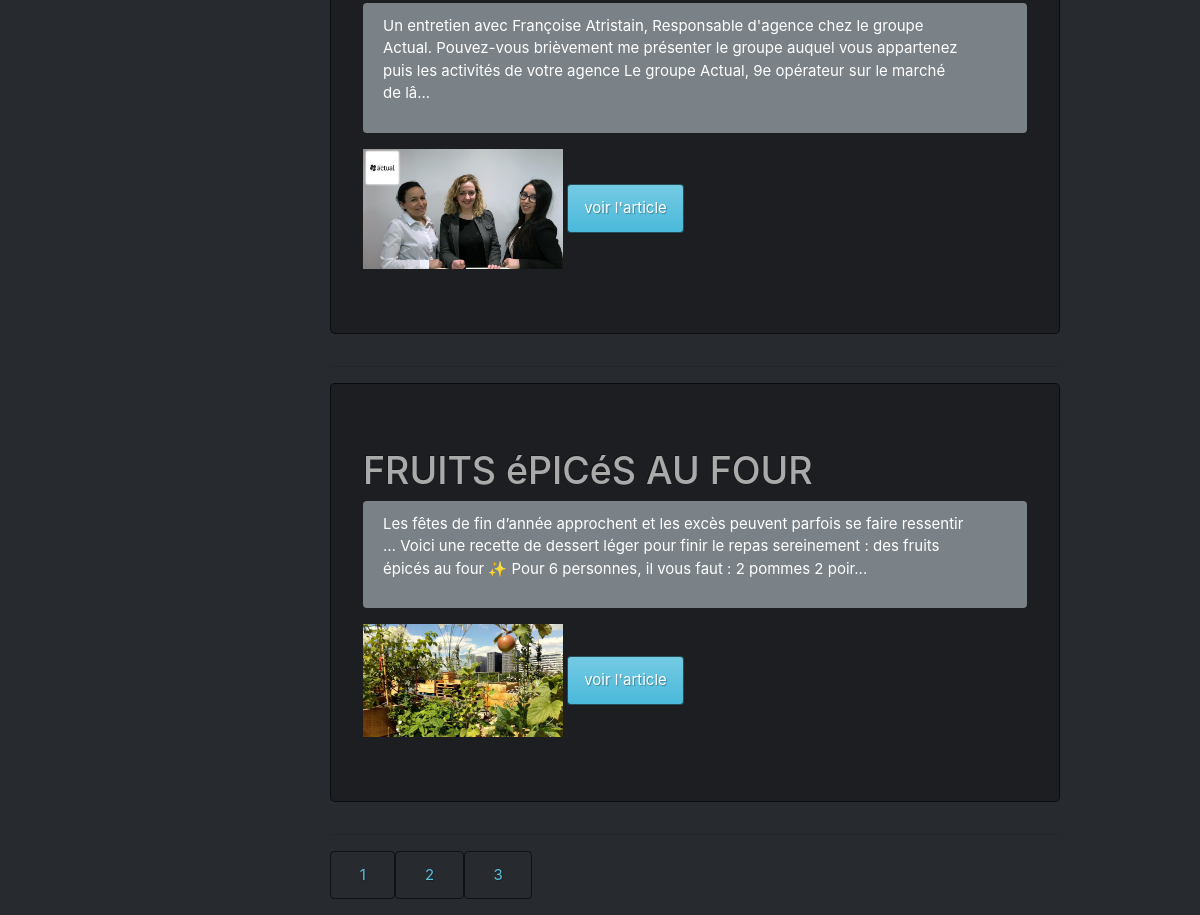
/index.php?p=2 (lower part), run on an earlier commit of the app's database.
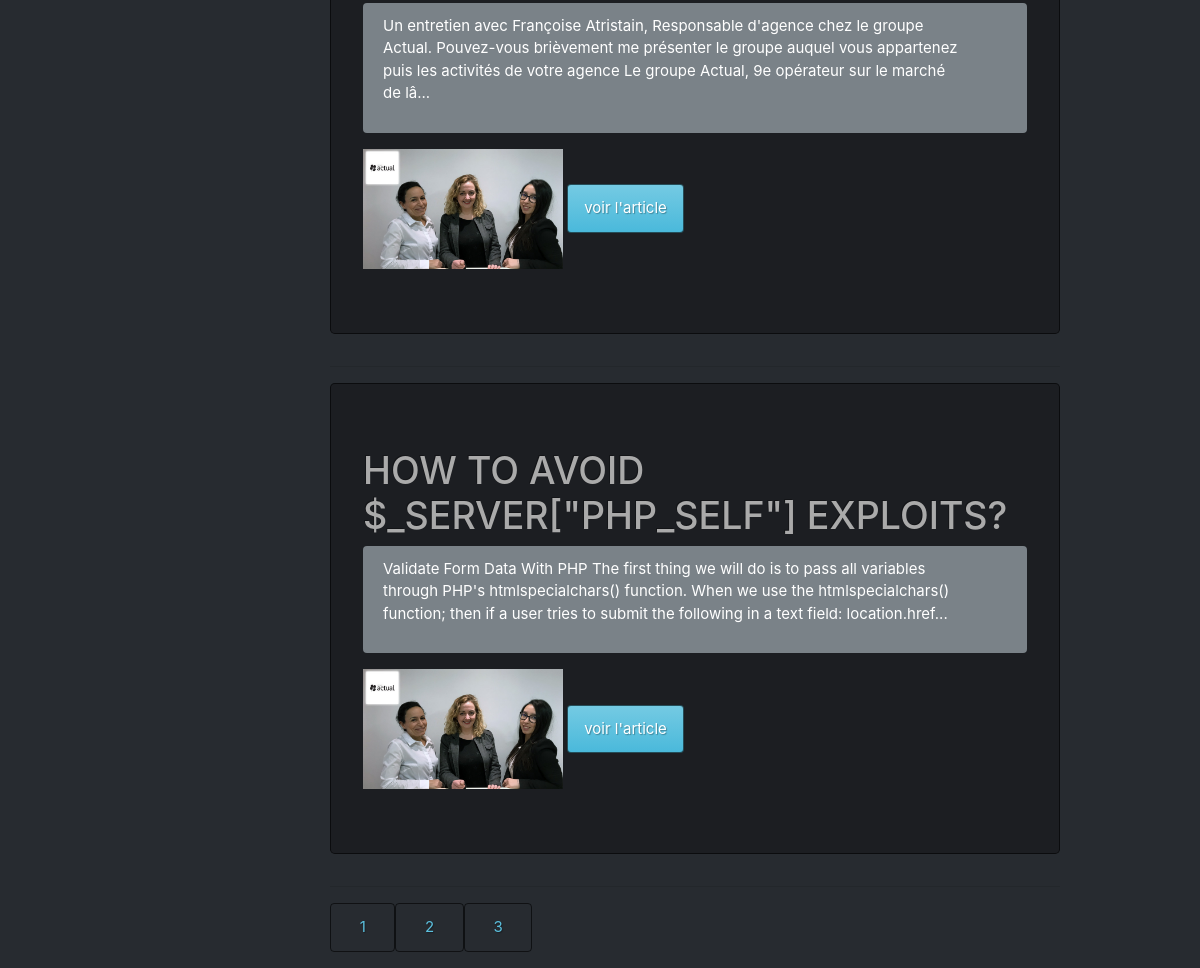
And on a later commit of the database.
### tables this page shows
CREATE TABLE `article` (
  `id` tinyint(6) unsigned NOT NULL AUTO_INCREMENT,
  `title` varchar(255) NOT NULL,
  `content` text DEFAULT NULL,
  `author` tinyint(6) unsigned NOT NULL,
  `image` varchar(255) DEFAULT NULL,
  PRIMARY KEY (`id`),
  KEY `author` (`author`),
  CONSTRAINT `article_ibfk_1` FOREIGN KEY (`author`) REFERENCES `user` (`id`)
);

### src/Controller/ArticleController.php (called while the page is built, shortened)
<?php
include "conect.php";
if(!isset($_GET['action'])){
    $action = "listAction";
}
$tabAction = ['newarticleAction','mylistAction','moreAction','listAction'] ;
echo in_array($action,$tabAction) ? $action($pdo) : listAction($pdo); ;
function listAction(object $pdo=null):void
{
    include "View/Article/list.php";
}
?>

### src/script/function.php (called while the page is built, shortened)
<?php
function getNbrArtcile($pdo):int
{
    $query              = 'SELECT COUNT(article.id) as nbr FROM article ';
    $statement          = $pdo->prepare($query);
    $statement->execute();
    $aData              = $statement->fetch(PDO::FETCH_ASSOC);
    return $aData['nbr'] ? (int)$aData['nbr'] : 0;
}
function getArticles($pdo,int $cPage):array
{
    $array              =[];
    $perPage            = 5;
    $query              = 'SELECT article.id, article.title, article.content, article.author, article.image FROM article ORDER BY article.title DESC LIMIT :fromart,:toart';
    $statement          = $pdo->prepare($query);
    $from               = (($cPage-1)*$perPage);
    $statement->bindParam(':fromart', $from, PDO::PARAM_INT);
    $statement->bindParam(':toart', $perPage, PDO::PARAM_INT);
    $statement->execute();
    if($statement){
        while( $data = $statement->fetch(PDO::FETCH_ASSOC) ){
            $array[]    = $data;
        }
    }
    return empty($array) ? [] : $array;
}

### src/View/Article/list.php (the view, shortened to what this page needs)
<table class="table table-hover">
    <?php
        $perPage        = 5;
        $nbrArticle     = getNbrArtcile($pdo);
        !isset($_GET['p']) ? $cPage= 1: $cPage= (int)strip_tags($_GET['p']);
        $articles       = getArticles($pdo,$cPage);
        if($nbrArticle && $articles){
            paginate($nbrArticle,$perPage);
            foreach($articles as $article){
        ?>
                <tr>
                    <div class= "jumbotron" >
                        <?php
                            echo  '<h1>'.$article['title'] .'</h1>';
                        ?>
                            <div class="alert alert-dismissible alert-secondary">
                                <p>
                                    <?php
                                        echo substr($article['content'],0,250).'...';
                                    ?>
                                </p>
                            </div>
                            <?php if($article['image']!= './files/'){?>
                                    <img width='200' heigth='200' src=<?php echo $article['image']?>>
                            <?php }?>
                            <button type="button" class="btn btn-info"><a href="index.php?action=more&id=<?php echo $article['id'];?>">voir l'article</a></button>
                    </div>
                </tr><hr>
                    <?php
            }
        }?>
</table>

### src/index.php (shortened to what this page needs)
<head>
    <?php
        require "head.php";
    ?>
</head>
<?php
    require "script/function.php";
    require "script/manager.php";
?>
<body>
    <?php
        require "content.php";
    ?>
</body>
    <?php
        include "footer.php";
    ?>

### src/head.php (shortened to what this page needs)
<link rel="stylesheet" href="https://use.fontawesome.com/releases/v5.6.3/css/all.css">
<link rel="stylesheet" href="https://bootswatch.com/4/slate/bootstrap.css" >

### src/content.php
<div class="container">
    <div class="row">
        <div class="col-md-8 offset-md-3">
            <?php
            if(isset($_GET['action'])){
            switch ($_GET['action']) {
                case in_array($_GET['action'],['subscribe','login','logout']):
                    include "Controller/UserController.php";
                    break;
                case in_array($_GET['action'],['mylist','list','more','newarticle']):
                    include "Controller/ArticleController.php";
                    break;
                default:
                exit;
                    include "Controller/ArticleController.php";
                    break;
            }
        }else{
            include "Controller/ArticleController.php";
        }
            ?>
        </div>
    </div>
</div>

### src/script/manager.php (shortened to what this page needs)
<?php
function paginate( int $iNbrArticle,int $iPerPage):void
{
    $nbPage     = ceil($iNbrArticle/$iPerPage);
    for($i=1;$i<=$nbPage;$i++){?>
        <a class="btn btn-outline-info" href="index.php?p=<?=$i?>">
            <?=$i?>
        </a><?php
    }
}

### src/footer.php (shortened to what this page needs)
</body>

What changed in the data, as far as the page shows it:
no longer on this page (row unchanged): article: title "FRUITS éPICéS AU FOUR", content "Les fêtes de fin d’année approchent et les excès peuvent parfois se faire ressentir … Voici une recette de dessert léger pour finir le repas sereinement : des fruits épicés au four ✨ Pour 6 personnes, il vous faut : 2 pommes 2 poir", image (picture)
added article: title "HOW TO AVOID $_SERVER[\"PHP_SELF\"] EXPLOITS?", content "Validate Form Data With PHP The first thing we will do is to pass all variables through PHP's htmlspecialchars() function. When we use the htmlspecialchars() function; then if a user tries to submit the following in a text field: location.href", image (picture)
